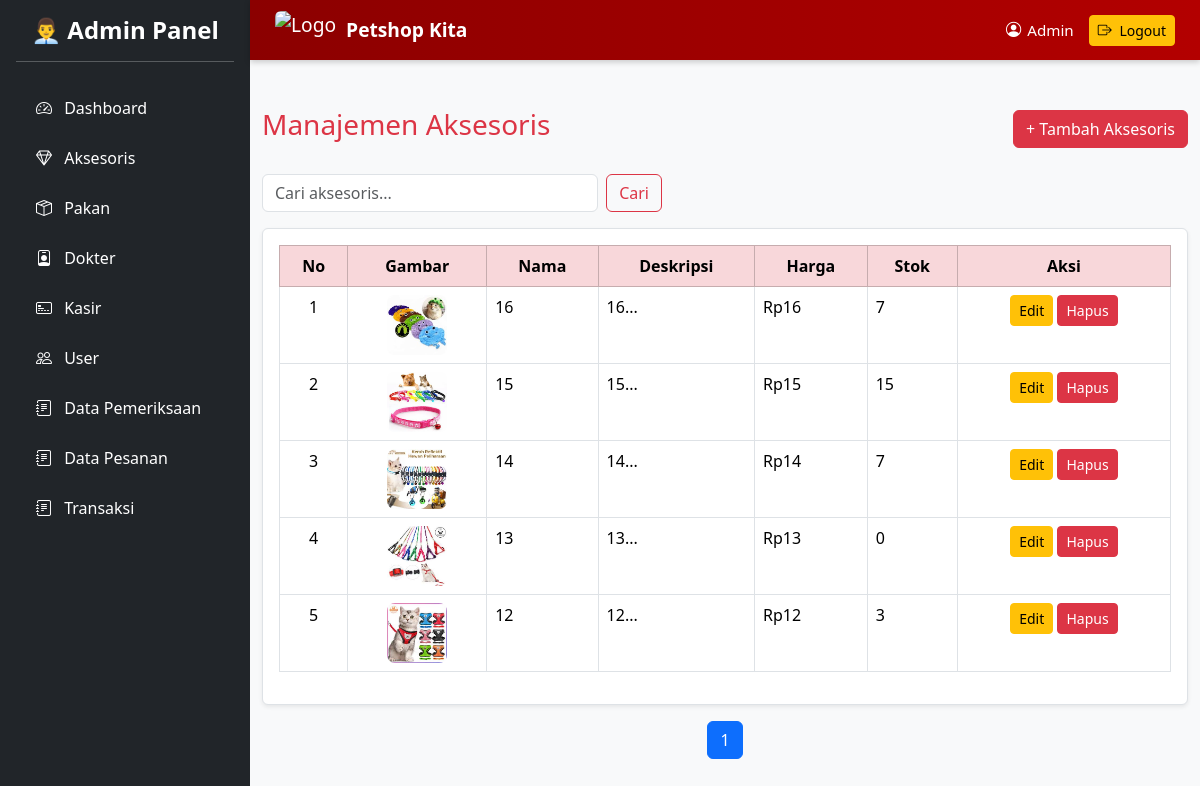
The app's page /admin/aksesoris.php with its own data.
### tables this page shows
CREATE TABLE `aksesoris_212238` (
  `id_212238` varchar(36) NOT NULL,
  `nama_aksesoris_212238` varchar(100) DEFAULT NULL,
  `harga_212238` int(11) DEFAULT NULL,
  `stok_212238` int(11) DEFAULT NULL,
  `foto_212238` varchar(100) DEFAULT NULL,
  `deskripsi_212238` text NOT NULL,
  `gambar_212238` varchar(255) NOT NULL
);

### admin/aksesoris.php (the view, shortened to what this page needs)
<?php
include '../config/koneksi.php';
include 'includes/header.php';
include 'includes/sidebar.php';
$limit = 10;
$page = isset($_GET['page']) ? (int)$_GET['page'] : 1;
$start = ($page - 1) * $limit;
$search = isset($_GET['search']) ? $_GET['search'] : '';
$search_sql = $search ? "WHERE nama_aksesoris_212238 LIKE '%$search%'" : "";
$total_query = mysqli_query($koneksi, "SELECT COUNT(*) as total FROM aksesoris_212238 $search_sql");
$total_data = mysqli_fetch_assoc($total_query)['total'];
$total_pages = ceil($total_data / $limit);
$query = "SELECT * FROM aksesoris_212238 $search_sql ORDER BY id_212238 DESC LIMIT $start, $limit";
$sql = mysqli_query($koneksi, $query);
?>
<div class="container mt-5">
  <div class="d-flex justify-content-between align-items-center mb-4">
    <h3 class="text-danger">Manajemen Aksesoris</h3>
    <a href="aksesoris/form_tambah.php" class="btn btn-danger">+ Tambah Aksesoris</a>
  </div>
  <form method="GET" class="mb-3 d-flex" style="max-width: 400px;">
    <input type="text" name="search" class="form-control me-2" placeholder="Cari aksesoris..." value="<?= htmlspecialchars($search) ?>">
    <button type="submit" class="btn btn-outline-danger">Cari</button>
  </form>
  <div class="table-responsive shadow-sm border rounded p-3 bg-white">
    <table class="table table-bordered table-hover">
      <thead class="table-danger text-center">
        <tr>
          <th>No</th>
          <th>Gambar</th>
          <th>Nama</th>
          <th>Deskripsi</th>
          <th>Harga</th>
          <th>Stok</th>
          <th>Aksi</th>
        </tr>
      </thead>
      <tbody>
        <?php
        $no = $start + 1;
        if (mysqli_num_rows($sql) > 0) {
          while ($data = mysqli_fetch_array($sql)) {
        ?>
        <tr>
          <td class="text-center"><?= $no++; ?></td>
          <td class="text-center">
            <img src="../assets/aksesoris/<?= htmlspecialchars($data['gambar_212238']); ?>" width="60" height="60" style="object-fit: cover; border-radius: 8px;">
          </td>
          <td><?= htmlspecialchars($data['nama_aksesoris_212238']); ?></td>
          <td><?= substr(htmlspecialchars($data['deskripsi_212238']), 0, 50); ?>...</td>
          <td>Rp<?= number_format($data['harga_212238'], 0, ',', '.'); ?></td>
          <td><?= $data['stok_212238']; ?></td>
          <td class="text-center">
            <a href="aksesoris/form_edit.php?id=<?= $data['id_212238']; ?>" class="btn btn-sm btn-warning">Edit</a>
            <a href="#"
               class="btn btn-sm btn-danger btn-hapus"
               data-id="<?= $data['id_212238']; ?>"
               data-nama="<?= htmlspecialchars($data['nama_aksesoris_212238']); ?>"
               data-jenis="aksesoris">
               Hapus
            </a>
          </td>
        </tr>
        <?php }
        } else {
          echo "<tr><td colspan='7' class='text-center'>Data tidak ditemukan</td></tr>";
        }
        ?>
      </tbody>
    </table>
  </div>
  <nav class="mt-3">
    <ul class="pagination justify-content-center">
      <?php for ($i = 1; $i <= $total_pages; $i++): ?>
        <li class="page-item <?= ($i == $page) ? 'active' : '' ?>">
          <a class="page-link" href="?search=<?= urlencode($search) ?>&page=<?= $i ?>"><?= $i ?></a>
        </li>
      <?php endfor; ?>
    </ul>
  </nav>
</div>

### admin/includes/header.php (style rules this page uses)
body { font-family: 'Segoe UI', sans-serif; margin-left: 250px; background-color: #f8f9fa; }
.btn-warning { font-weight: 500; transition: background-color 0.2s ease; }

### records on screen
aksesoris_212238: gambar_212238 (picture), nama_aksesoris_212238 "16", deskripsi_212238 "16", harga_212238 "16", stok_212238 "7"
aksesoris_212238: gambar_212238 (picture), nama_aksesoris_212238 "15", deskripsi_212238 "15", harga_212238 "15", stok_212238 "15"
aksesoris_212238: gambar_212238 (picture), nama_aksesoris_212238 "14", deskripsi_212238 "14", harga_212238 "14", stok_212238 "7"
aksesoris_212238: gambar_212238 (picture), nama_aksesoris_212238 "13", deskripsi_212238 "13", harga_212238 "13", stok_212238 "0"
aksesoris_212238: gambar_212238 (picture), nama_aksesoris_212238 "12", deskripsi_212238 "12", harga_212238 "12", stok_212238 "3"

### other values on screen
$adminName "Admin"
$text "Dashboard Aksesoris Pakan Dokter Kasir User Data Pemeriksaan Data Pesanan Transaksi"
